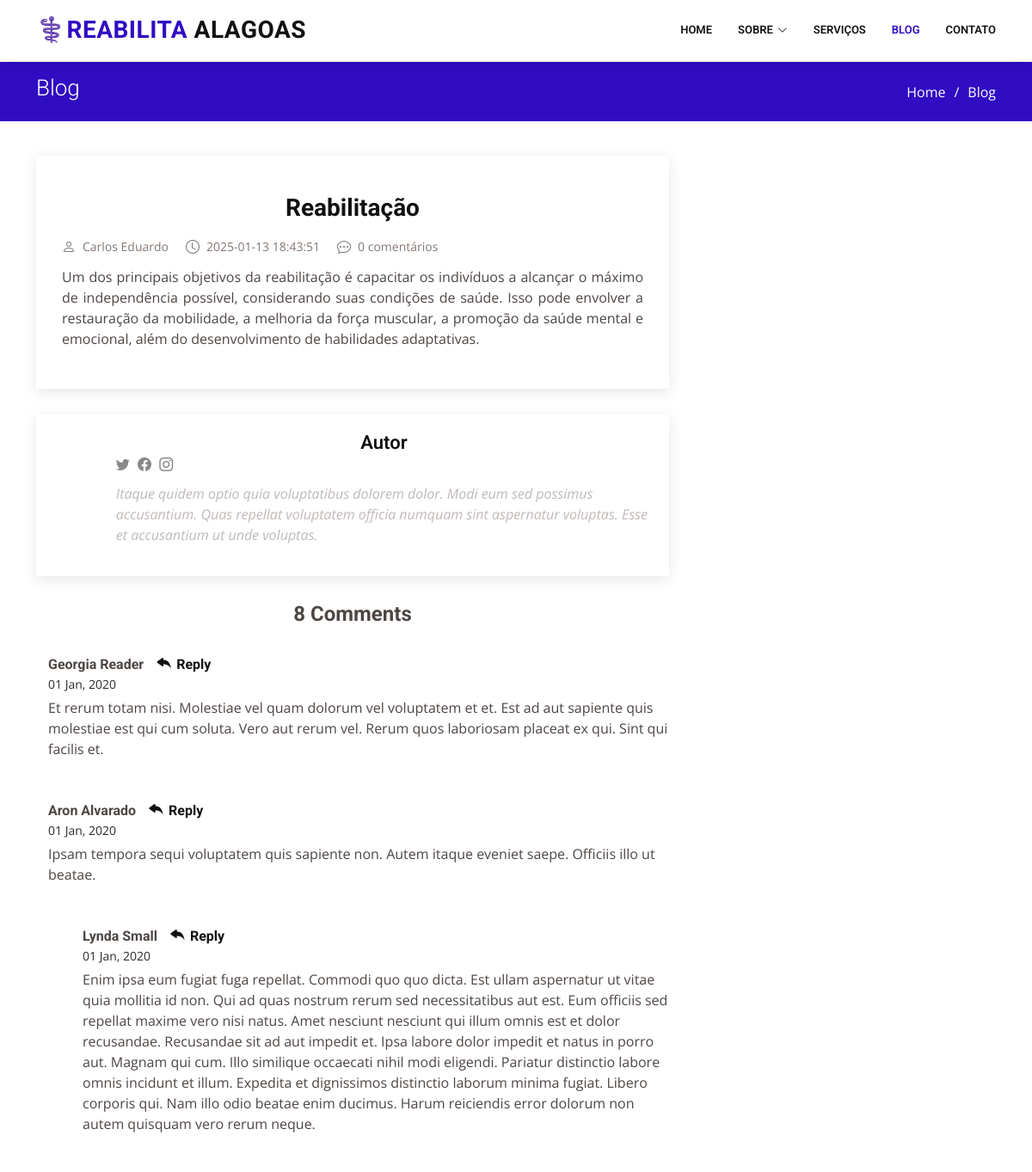
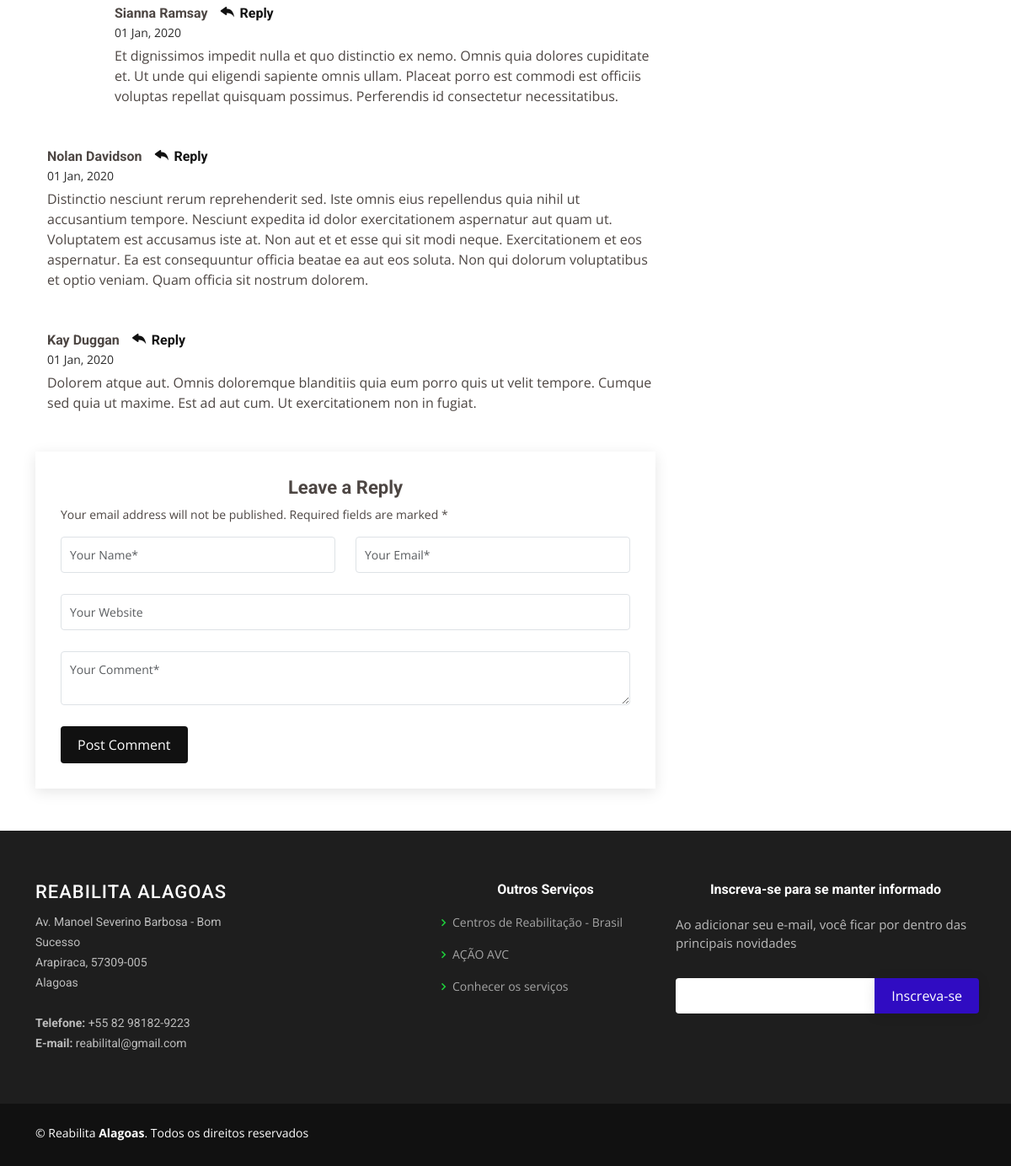
The page /postagem.php?id=2 on the database its author committed (2 pictures, top to bottom).
### tables this page shows
CREATE TABLE postagens (
    id INT AUTO_INCREMENT PRIMARY KEY,
    titulo VARCHAR(255) NOT NULL,
    autor_id INT NOT NULL,  
    categoria_id INT NOT NULL,  
    imagem VARCHAR(255),  
    texto TEXT NOT NULL,
    data_publicacao TIMESTAMP DEFAULT CURRENT_TIMESTAMP,
    FOREIGN KEY (autor_id) REFERENCES usuarios(id) ON DELETE CASCADE,
    FOREIGN KEY (categoria_id) REFERENCES categorias(id) ON DELETE RESTRICT
);

CREATE TABLE usuarios (
    id INT AUTO_INCREMENT PRIMARY KEY,
    nome VARCHAR(100) NOT NULL,
    email VARCHAR(100) UNIQUE NOT NULL,
    senha VARCHAR(255) NOT NULL,
    descricao TEXT,
    foto VARCHAR(255),
    criado_em TIMESTAMP DEFAULT CURRENT_TIMESTAMP
);

### postagem.php (the view, shortened to what this page needs)
<!DOCTYPE html>
<html lang="pt-br">
<head>
  <link href="assets/vendor/animate.css/animate.min.css" rel="stylesheet">
  <link href="assets/vendor/aos/aos.css" rel="stylesheet">
  <link href="assets/vendor/bootstrap/css/bootstrap.min.css" rel="stylesheet">
  <link href="assets/vendor/bootstrap-icons/bootstrap-icons.css" rel="stylesheet">
  <link href="assets/vendor/boxicons/css/boxicons.min.css" rel="stylesheet">
  <link href="assets/vendor/glightbox/css/glightbox.min.css" rel="stylesheet">
  <link href="assets/vendor/remixicon/remixicon.css" rel="stylesheet">
  <link href="assets/vendor/swiper/swiper-bundle.min.css" rel="stylesheet">
  <link href="assets/css/style.css" rel="stylesheet">
</head>
<body>
  <header id="header" class="fixed-top">
    <div class="container d-flex align-items-center">
      <h1 class="logo me-auto"><a href="#"><span>⚕️Reabilita</span> Alagoas</a></h1>
      <nav id="navbar" class="navbar order-last order-lg-0">
        <ul>
          <li><a href="index.php">Home</a></li>
          <li class="dropdown"><a href="#"><span>Sobre</span> <i class="bi bi-chevron-down"></i></a>
          </li>
          <li><a href="servicos.php">Serviços</a></li>
          <li><a href="blog.php" class="active">Blog</a></li>
          <li><a href="contato.php">Contato</a></li>
        </ul>
      </nav>
    </div>
  </header>
  <main id="main">
    <section id="breadcrumbs" class="breadcrumbs">
      <div class="container">
        <div class="d-flex justify-content-between align-items-center">
          <h2>Blog</h2>
          <ol>
            <li><a href="index.php">Home</a></li>
            <li>Blog</li>
          </ol>
        </div>
      </div>
    </section>
    <?php
          $servername = "localhost";
          $username = "root";
          $password = "";
          $dbname = "reabilita_al";
          $conn = new mysqli($servername, $username, $password, $dbname);
          if (isset($_GET['id']) && is_numeric($_GET['id'])) {
            $id = intval($_GET['id']);
            $sql = "SELECT
                  p.id AS postagem_id,
                  p.titulo AS titulo_postagem,
                  p.texto AS conteudo_postagem,
                  p.imagem AS imagem_postagem,
                  p.data_publicacao,
                  u.nome AS autor_nome,
                  u.email AS autor_email,
                  u.descricao AS autor_descricao,
                  u.foto AS autor_foto,
                  c.nome AS categoria_nome,
                  c.descricao AS categoria_descricao
                FROM
                postagens p
                INNER JOIN
                usuarios u ON p.autor_id = u.id
                INNER JOIN
                categorias c ON p.categoria_id = c.id
                WHERE
                p.id = $id";
          $result = $conn->query($sql);
          if ($result->num_rows > 0) {
              $post = $result->fetch_assoc();
          } else {
              echo "Postagem não encontrada.";
              exit;
          }
      } else {
          echo "ID inválido";
          exit;
      }
        ?>
    <section id="blog" class="blog">
      <div class="container" data-aos="fade-up">
        <div class="row">
          <div class="col-lg-8 entries">
            <article class="entry entry-single">
              <div class="entry-img">
              </div>
              <h2 class="entry-title">
                <a href="#"><?php echo htmlspecialchars($post['titulo_postagem']) ?></a>
              </h2>
              <div class="entry-meta">
                <ul>
                  <li class="d-flex align-items-center"><i class="bi bi-person"></i> <a href="#">
                  <?php echo htmlspecialchars($post['autor_nome'])?></a></li>
                  <li class="d-flex align-items-center"><i class="bi bi-clock"></i> <a href="#"><time
                        datetime="2020-01-01"><?php echo htmlspecialchars($post['data_publicacao'])?></time></a></li>
                  <li class="d-flex align-items-center"><i class="bi bi-chat-dots"></i> <a href="#">0
                      comentários </a></li>
                </ul>
              </div>
              <div class="entry-content">
                <p class="justificar">
                <?php echo htmlspecialchars($post['conteudo_postagem']) ?>
                </p>
              </div>
            </article>
            <div class="blog-author d-flex align-items-center">
              <div>
                <h4>Autor</h4>
                <div class="social-links">
                  <a href="https://twitters.com/#"><i class="bi bi-twitter"></i></a>
                  <a href="https://facebook.com/#"><i class="bi bi-facebook"></i></a>
                  <a href="https://instagram.com/#"><i class="biu bi-instagram"></i></a>
                </div>
                <p>
                  Itaque quidem optio quia voluptatibus dolorem dolor. Modi eum sed possimus accusantium. Quas repellat
                  voluptatem officia numquam sint aspernatur voluptas. Esse et accusantium ut unde voluptas.
                </p>
              </div>
            </div>
            <div class="blog-comments">
              <h4 class="comments-count">8 Comments</h4>
              <div id="comment-1" class="comment">
                <div class="d-flex">
                  <div>
                    <h5><a href="">Georgia Reader</a> <a href="#" class="reply"><i class="bi bi-reply-fill"></i>
                        Reply</a></h5>
                    <time datetime="2020-01-01">01 Jan, 2020</time>
                    <p>
                      Et rerum totam nisi. Molestiae vel quam dolorum vel voluptatem et et. Est ad aut sapiente quis
                      molestiae est qui cum soluta.
                      Vero aut rerum vel. Rerum quos laboriosam placeat ex qui. Sint qui facilis et.
                    </p>
                  </div>
                </div>
              </div>
              <div id="comment-2" class="comment">
                <div class="d-flex">
                  <div>
                    <h5><a href="">Aron Alvarado</a> <a href="#" class="reply"><i class="bi bi-reply-fill"></i>
                        Reply</a></h5>
                    <time datetime="2020-01-01">01 Jan, 2020</time>
                    <p>
                      Ipsam tempora sequi voluptatem quis sapiente non. Autem itaque eveniet saepe. Officiis illo ut
                      beatae.
                    </p>
                  </div>
                </div>
                <div id="comment-reply-1" class="comment comment-reply">
                  <div class="d-flex">
                    <div>
                      <h5><a href="">Lynda Small</a> <a href="#" class="reply"><i class="bi bi-reply-fill"></i>
                          Reply</a></h5>
                      <time datetime="2020-01-01">01 Jan, 2020</time>
                      <p>
                        Enim ipsa eum fugiat fuga repellat. Commodi quo quo dicta. Est ullam aspernatur ut vitae quia
                        mollitia id non. Qui ad quas nostrum rerum sed necessitatibus aut est. Eum officiis sed repellat
                        maxime vero nisi natus. Amet nesciunt nesciunt qui illum omnis est et dolor recusandae.
                        Recusandae sit ad aut impedit et. Ipsa labore dolor impedit et natus in porro aut. Magnam qui
                        cum. Illo similique occaecati nihil modi eligendi. Pariatur distinctio labore omnis incidunt et
                        illum. Expedita et dignissimos distinctio laborum minima fugiat.
                        Libero corporis qui. Nam illo odio beatae enim ducimus. Harum reiciendis error dolorum non autem
                        quisquam vero rerum neque.
                      </p>
                    </div>
                  </div>
                  <div id="comment-reply-2" class="comment comment-reply">
                    <div class="d-flex">
                      <div>
                        <h5><a href="">Sianna Ramsay</a> <a href="#" class="reply"><i class="bi bi-reply-fill"></i>
                            Reply</a></h5>
                        <time datetime="2020-01-01">01 Jan, 2020</time>
                        <p>
                          Et dignissimos impedit nulla et quo distinctio ex nemo. Omnis quia dolores cupiditate et. Ut
                          unde qui eligendi sapiente omnis ullam. Placeat porro est commodi est officiis voluptas
                          repellat quisquam possimus. Perferendis id consectetur necessitatibus.
                        </p>
                      </div>
                    </div>
                  </div>
                </div>
              </div>
              <div id="comment-3" class="comment">
                <div class="d-flex">
                  <div>
                    <h5><a href="">Nolan Davidson</a> <a href="#" class="reply"><i class="bi bi-reply-fill"></i>
                        Reply</a></h5>
                    <time datetime="2020-01-01">01 Jan, 2020</time>
                    <p>
                      Distinctio nesciunt rerum reprehenderit sed. Iste omnis eius repellendus quia nihil ut accusantium
                      tempore. Nesciunt expedita id dolor exercitationem aspernatur aut quam ut. Voluptatem est
                      accusamus iste at.
                      Non aut et et esse qui sit modi neque. Exercitationem et eos aspernatur. Ea est consequuntur
                      officia beatae ea aut eos soluta. Non qui dolorum voluptatibus et optio veniam. Quam officia sit
                      nostrum dolorem.
                    </p>
                  </div>
                </div>
              </div>
              <div id="comment-4" class="comment">
                <div class="d-flex">
                  <div>
                    <h5><a href="">Kay Duggan</a> <a href="#" class="reply"><i class="bi bi-reply-fill"></i> Reply</a>
                    </h5>
                    <time datetime="2020-01-01">01 Jan, 2020</time>
                    <p>
                      Dolorem atque aut. Omnis doloremque blanditiis quia eum porro quis ut velit tempore. Cumque sed
                      quia ut maxime. Est ad aut cum. Ut exercitationem non in fugiat.
                    </p>
                  </div>
                </div>
              </div>
              <div class="reply-form">
                <h4>Leave a Reply</h4>
                <p>Your email address will not be published. Required fields are marked * </p>
                <form action="">
                  <div class="row">
                    <div class="col-md-6 form-group">
                      <input name="name" type="text" class="form-control" placeholder="Your Name*">
                    </div>
                    <div class="col-md-6 form-group">
                      <input name="email" type="text" class="form-control" placeholder="Your Email*">
                    </div>
                  </div>
                  <div class="row">
                    <div class="col form-group">
                      <input name="website" type="text" class="form-control" placeholder="Your Website">
                    </div>
                  </div>
                  <div class="row">
                    <div class="col form-group">
                      <textarea name="comment" class="form-control" placeholder="Your Comment*"></textarea>
                    </div>
                  </div>
                  <button type="submit" class="btn btn-primary">Post Comment</button>
                </form>
              </div>
            </div>
          </div>
          <div class="col-lg-4">
          </div>
        </div>
      </div>
    </section>
  </main>
  <footer id="footer">
<div class="footer-top">
  <div class="container">
    <div class="row">
      <div class="col-lg-3 col-md-6 footer-contact">
        <h3>Reabilita Alagoas</h3>
        <p>
          Av. Manoel Severino Barbosa - Bom Sucesso <br>
          Arapiraca, 57309-005<br>
          Alagoas <br><br>
          <strong>Telefone:</strong> +55 82 98182-9223 <br>
          <strong>E-mail:</strong> reabilital@gmail.com <br>
        </p>
      </div>
      <div class="col-lg-2 col-md-6 footer-links">
        <h4> </h4>
      </div>
      <div class="col-lg-3 col-md-6 footer-links">
        <h4>Outros Serviços </h4>
        <ul>
          <li><i class="bx bx-chevron-right"></i> <a href="https://www.gov.br/saude/pt-br/assuntos/saude-de-a-a-z/s/saude-da-pessoa-com-deficiencia/cer" target="_blank">Centros de Reabilitação - Brasil </a></li>
          <li><i class="bx bx-chevron-right"></i> <a href="https://www.acaoavc.org.br" target="_blank"> AÇÃO AVC</a></li>
          <li><i class="bx bx-chevron-right"></i> <a href="https://www.gov.br/saude/pt-br/assuntos/novo-pac-saude/centros-especializados-em-reabilitacao" target="_blank">Conhecer os serviços</a></li>
        </ul>
      </div>
      <div class="col-lg-4 col-md-6 footer-newsletter">
        <h4>Inscreva-se para se manter informado</h4>
        <p>Ao adicionar seu e-mail, você ficar por dentro das principais novidades </p>
        <form action="" method="post">
          <input type="email" name="email"><input type="submit" value="Inscreva-se">
        </form>
      </div>
    </div>
  </div>
</div>
<div class="container d-md-flex py-4">
  <div class="me-md-auto text-center text-md-start">
    <div class="copyright">
      &copy; Reabilita <strong><span>Alagoas</span></strong>. Todos os direitos reservados
    </div>
    <div class="credits">
    </div>
  </div>
</div>
</footer>
</body>
</html>

### rows shown on the page
postagens: titulo "Reabilitação", autor.nome "Carlos Eduardo", data_publicacao "2025-01-13 18:43:51", texto "Um dos principais objetivos da reabilitação é capacitar os indivíduos a alcançar o máximo de independência possível, considerando suas condições de saúde. Isso pode envolver a restauração da mobilidade, a melhoria da força muscular, a promoção da saúde mental e emocional, além do desenvolvimento de habilidades adaptativas."
